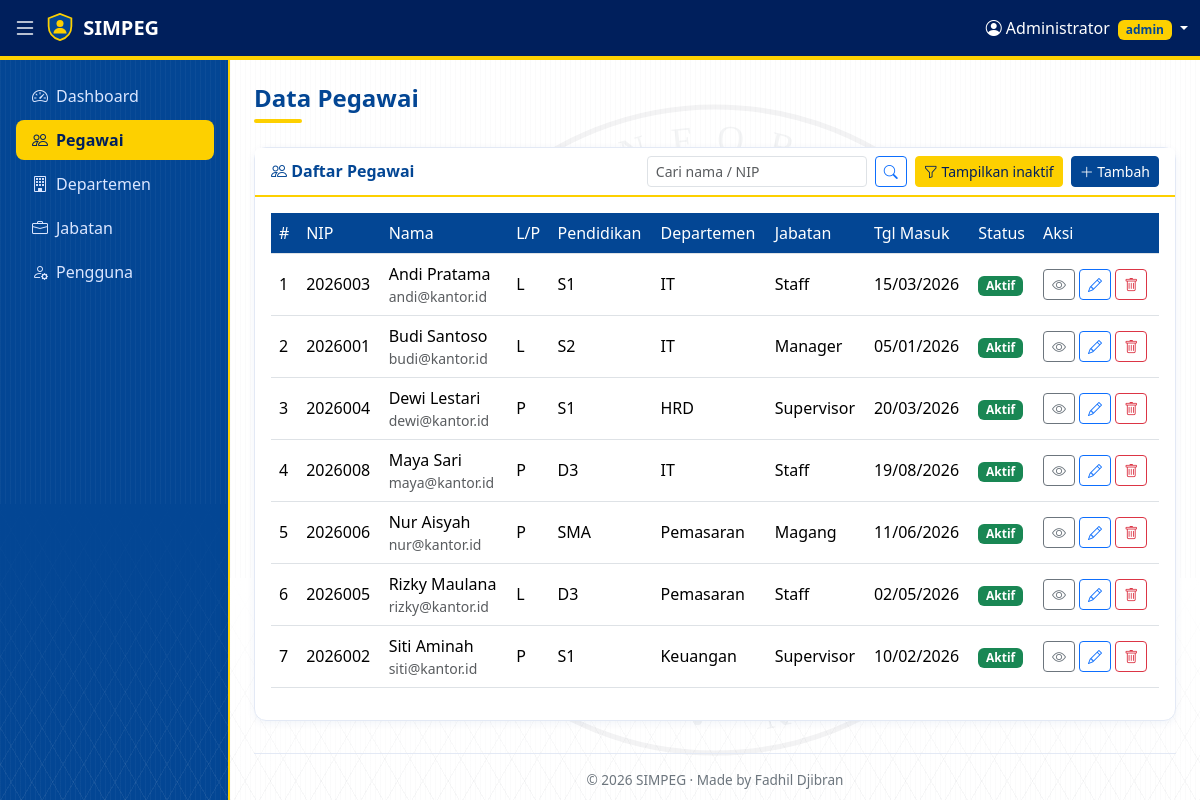
Screenshot of /pegawai.php (signed in) with the database file from the repository.
### tables this page shows
CREATE TABLE pegawai (
  id INT AUTO_INCREMENT PRIMARY KEY,
  nip VARCHAR(30) NOT NULL UNIQUE,
  nama VARCHAR(100) NOT NULL,
  jenis_kelamin ENUM('L','P') NOT NULL,
  tanggal_lahir DATE,
  pendidikan ENUM('SD','SMP','SMA','D3','S1','S2','S3'),
  alamat VARCHAR(255),
  no_hp VARCHAR(20),
  email VARCHAR(100),
  departemen_id INT,
  jabatan_id INT,
  tanggal_masuk DATE NOT NULL,
  aktif TINYINT(1) NOT NULL DEFAULT 1,
  FOREIGN KEY (departemen_id) REFERENCES departemen(id),
  FOREIGN KEY (jabatan_id) REFERENCES jabatan(id)
);

CREATE TABLE departemen (
  id INT AUTO_INCREMENT PRIMARY KEY,
  nama VARCHAR(100) NOT NULL,
  keterangan VARCHAR(255),
  aktif TINYINT(1) NOT NULL DEFAULT 1
);

CREATE TABLE jabatan (
  id INT AUTO_INCREMENT PRIMARY KEY,
  nama VARCHAR(100) NOT NULL,
  gaji_pokok DECIMAL(12,2) NOT NULL DEFAULT 0,
  aktif TINYINT(1) NOT NULL DEFAULT 1
);

### class/Pegawai.php (called while the page is built, shortened)
<?php
class Pegawai {
    private mysqli $db;
    public function __construct(mysqli $db) {
        $this->db = $db;
    }
    public function daftar(string $cari = '', bool $semua = false): mysqli_result {
        $st = $this->db->prepare('SELECT p.*, d.nama departemen, j.nama jabatan FROM pegawai p
            LEFT JOIN departemen d ON d.id = p.departemen_id
            LEFT JOIN jabatan j ON j.id = p.jabatan_id
            WHERE (p.nama LIKE ? OR p.nip LIKE ?) ' . ($semua ? '' : 'AND p.aktif = 1 ') . 'ORDER BY p.aktif DESC, p.nama');
        $like = "%$cari%";
        $st->execute([$like, $like]);
        return $st->get_result();
    }
}

### pegawai.php (the view, shortened to what this page needs)
<?php
require 'config.php';
require 'layout.php';
require 'class/Pegawai.php';
$pegawai = new Pegawai($db);
$edit = null;
$semua = isset($_GET['semua']);
$cari  = trim($_GET['cari'] ?? '');
$rows  = $pegawai->daftar($cari, $semua);
layout_atas('Data Pegawai', 'pegawai');
if ($edit):
    $opsi = fn($tabel, $pilih) => $db->query("SELECT id, nama, aktif FROM $tabel WHERE aktif = 1 OR id = " . (int)$pilih . ' ORDER BY nama');
?>
<div class="card mb-4"><div class="card-header d-flex justify-content-between align-items-center">
    <span><i class="bi bi-person-plus"></i> <?= $edit['id'] ? 'Edit' : 'Tambah' ?> Pegawai</span>
    <?= tombol_kembali('pegawai.php') ?>
  </div>
  <div class="card-body">
    <form method="post" class="row g-3">
      <?= csrf_field() ?>
      <input type="hidden" name="aksi" value="simpan">
      <input type="hidden" name="id" value="<?= e($edit['id']) ?>">
      <div class="col-md-4"><label class="form-label">NIP *</label><input name="nip" class="form-control" required value="<?= e($edit['nip']) ?>"></div>
      <div class="col-md-5"><label class="form-label">Nama Lengkap *</label><input name="nama" class="form-control" required value="<?= e($edit['nama']) ?>"></div>
      <div class="col-md-3"><label class="form-label">Jenis Kelamin *</label>
        <select name="jenis_kelamin" class="form-select" required>
          <option value="">- pilih -</option>
          <option value="L" <?= $edit['jenis_kelamin'] === 'L' ? 'selected' : '' ?>>Laki-laki</option>
          <option value="P" <?= $edit['jenis_kelamin'] === 'P' ? 'selected' : '' ?>>Perempuan</option>
        </select></div>
      <div class="col-md-4"><label class="form-label">Tanggal Lahir</label><input type="date" name="tanggal_lahir" class="form-control" value="<?= e($edit['tanggal_lahir']) ?>"></div>
      <div class="col-md-4"><label class="form-label">Pendidikan Terakhir *</label>
        <select name="pendidikan" class="form-select" required>
          <option value="">- pilih -</option>
          <?php foreach (Pegawai::PENDIDIKAN as $p): ?>
            <option <?= $edit['pendidikan'] === $p ? 'selected' : '' ?>><?= $p ?></option>
          <?php endforeach; ?>
        </select></div>
      <div class="col-md-4"><label class="form-label">No. HP</label><input name="no_hp" class="form-control" value="<?= e($edit['no_hp']) ?>"></div>
      <div class="col-md-4"><label class="form-label">Email</label><input type="email" name="email" class="form-control" value="<?= e($edit['email']) ?>"></div>
      <div class="col-md-8"><label class="form-label">Alamat</label><input name="alamat" class="form-control" value="<?= e($edit['alamat']) ?>"></div>
      <?php foreach (['departemen' => 'Departemen', 'jabatan' => 'Jabatan'] as $t => $label): ?>
      <div class="col-md-4"><label class="form-label"><?= $label ?></label>
        <select name="<?= $t ?>_id" class="form-select">
          <option value="">- pilih -</option>
          <?php foreach ($opsi($t, $edit[$t . '_id']) as $o): ?>
            <option value="<?= $o['id'] ?>" <?= $o['id'] == $edit[$t . '_id'] ? 'selected' : '' ?>><?= e($o['nama']) ?><?= $o['aktif'] ? '' : ' (inaktif)' ?></option>
          <?php endforeach; ?>
        </select></div>
      <?php endforeach; ?>
      <div class="col-md-4"><label class="form-label">Tanggal Masuk *</label><input type="date" name="tanggal_masuk" class="form-control" required value="<?= e($edit['tanggal_masuk']) ?>"></div>
      <div class="col-12">
        <button class="btn btn-primary"><i class="bi bi-save"></i> Simpan</button>
        <a href="pegawai.php" class="btn btn-light">Batal</a>
      </div>
    </form>
  </div>
</div>
<?php else: ?>
<div class="card"><div class="card-header d-flex flex-wrap gap-2 justify-content-between align-items-center">
    <span><i class="bi bi-people"></i> Daftar Pegawai</span>
    <div class="d-flex flex-wrap gap-2">
      <form class="d-flex gap-2">
        <input name="cari" class="form-control form-control-sm" placeholder="Cari nama / NIP" value="<?= e($cari) ?>">
        <button class="btn btn-sm btn-outline-primary"><i class="bi bi-search"></i></button>
      </form>
      <a href="?<?= $semua ? '' : 'semua=1' ?>" class="btn btn-sm btn-warning"><i class="bi bi-funnel"></i> <?= $semua ? 'Hanya aktif' : 'Tampilkan inaktif' ?></a>
      <?php if (is_admin()): ?><a href="?tambah=1" class="btn btn-sm btn-primary"><i class="bi bi-plus-lg"></i> Tambah</a><?php endif; ?>
    </div>
  </div>
  <div class="card-body table-responsive">
    <table class="table table-hover align-middle">
      <thead><tr><th>#</th><th>NIP</th><th>Nama</th><th>L/P</th><th>Pendidikan</th><th>Departemen</th><th>Jabatan</th><th>Tgl Masuk</th><th>Status</th><th>Aksi</th></tr></thead>
      <tbody>
      <?php $no = 1; foreach ($rows as $r): ?>
        <tr class="<?= $r['aktif'] ? '' : 'inaktif' ?>">
          <td><?= $no++ ?></td><td><?= e($r['nip']) ?></td>
          <td><?= e($r['nama']) ?><div class="small text-muted"><?= e($r['email']) ?></div></td>
          <td><?= $r['jenis_kelamin'] ?></td><td><?= e($r['pendidikan'] ?? '-') ?></td>
          <td><?= e($r['departemen'] ?? '-') ?></td><td><?= e($r['jabatan'] ?? '-') ?></td>
          <td><?= date('d/m/Y', strtotime($r['tanggal_masuk'])) ?></td>
          <td><?= badge_status($r['aktif']) ?></td>
          <td class="text-nowrap">
            <a href="pegawai_detail.php?id=<?= $r['id'] ?>" class="btn btn-sm btn-outline-secondary" title="Lihat detail"><i class="bi bi-eye"></i></a>
            <?php if (is_admin()): ?>
            <?php if ($r['aktif']): ?><a href="?edit=<?= $r['id'] ?>" class="btn btn-sm btn-outline-primary" title="Edit"><i class="bi bi-pencil"></i></a><?php endif; ?>
            <?= tombol_status($r['id'], $r['aktif']) ?>
            <?php endif; ?>
          </td>
        </tr>
      <?php endforeach; ?>
      </tbody>
    </table>
  </div>
</div>
<?php endif; ?>
<?php layout_bawah();

### layout.php (shortened to what this page needs)
<?php
function layout_atas($judul, $menu) {
    $u = $_SESSION['user'];
    $items = [
        'dashboard'  => ['index.php', 'bi-speedometer2', 'Dashboard'],
        'pegawai'    => ['pegawai.php', 'bi-people', 'Pegawai'],
        'departemen' => ['departemen.php', 'bi-building', 'Departemen'],
        'jabatan'    => ['jabatan.php', 'bi-briefcase', 'Jabatan'],
    ];
    if (is_admin()) $items['users'] = ['users.php', 'bi-person-gear', 'Pengguna'];
?>
<!DOCTYPE html>
<html lang="id">
<head>
<link href="assets/bootstrap/bootstrap.min.css" rel="stylesheet">
<link href="assets/bootstrap-icons/bootstrap-icons.min.css" rel="stylesheet">
<link href="style.css?v=<?= filemtime(__DIR__ . "/style.css") ?>" rel="stylesheet">
</head>
<body class="app">
<nav class="navbar navbar-dark topbar sticky-top">
  <div class="container-fluid">
    <button class="btn btn-link text-white me-2 p-0" id="toggleSidebar" title="Buka/tutup sidebar" aria-label="Buka/tutup sidebar"><i class="bi bi-list fs-4"></i></button>
    <span class="navbar-brand fw-bold"><img src="favicon.svg?v=<?= filemtime(__DIR__ . "/favicon.svg") ?>" alt="" class="logo me-1"> SIMPEG</span>
    <div class="dropdown ms-auto">
      <a class="text-white text-decoration-none dropdown-toggle" href="#" data-bs-toggle="dropdown">
        <i class="bi bi-person-circle"></i> <?= e($u['nama']) ?>
        <span class="badge bg-kuning text-biru ms-1"><?= e($u['role']) ?></span>
      </a>
    </div>
  </div>
</nav>
<div class="d-flex isi">
  <div class="offcanvas-lg offcanvas-start sidebar" id="sidebar">
    <ul class="nav flex-column p-3 w-100">
      <?php foreach ($items as $key => [$url, $icon, $label]): ?>
        <li class="nav-item"><a class="nav-link <?= $key === $menu ? 'active' : '' ?>" href="<?= $url ?>"><i class="bi <?= $icon ?> me-2"></i><?= $label ?></a></li>
      <?php endforeach; ?>
    </ul>
  </div>
  <main class="flex-grow-1 p-4">
    <h4 class="judul-halaman mb-4"><?= e($judul) ?></h4>
<?php
}
function layout_bawah($script = '') {
?>
    <footer class="footer">&copy; 2026 SIMPEG &middot; Made by Fadhil Djibran</footer>
  </main>
</div>
</body>
</html>
<?php
}

### config.php (shortened to what this page needs)
<?php
function e($s) { return htmlspecialchars((string)$s, ENT_QUOTES, 'UTF-8'); }
function is_admin() { return ($_SESSION['user']['role'] ?? '') === 'admin'; }
function csrf_field() { return '<input type="hidden" name="csrf" value="' . $_SESSION['csrf'] . '">'; }
function tombol_status($id, $aktif) {
    $aksi = $aktif ? 'hapus' : 'pulihkan';
    $btn  = $aktif
        ? '<button class="btn btn-sm btn-outline-danger" title="Hapus (inaktifkan)"><i class="bi bi-trash"></i></button>'
        : '<button class="btn btn-sm btn-outline-success" title="Pulihkan"><i class="bi bi-arrow-counterclockwise"></i></button>';
    $konfirmasi = $aktif ? 'Data akan dinonaktifkan. Lanjutkan?' : 'Aktifkan kembali data ini?';
    $warna = $aktif ? 'danger' : 'success';
    return "<form method=\"post\" class=\"d-inline\" data-confirm=\"$konfirmasi\" data-btn=\"$warna\">" . csrf_field() .
           "<input type=\"hidden\" name=\"aksi\" value=\"$aksi\"><input type=\"hidden\" name=\"id\" value=\"" . (int)$id . "\">$btn</form>";
}
function badge_status($aktif) {
    return $aktif ? '<span class="badge bg-success">Aktif</span>' : '<span class="badge bg-secondary">Inaktif</span>';
}

### style.css (style rules this page uses)
:root { --biru: #034694; --biru-tua: #001f5c; --kuning: #fdd000; }
body { background: #fff; color: #1c2434; }
.text-biru { color: var(--biru) !important; }
.bg-kuning { background: var(--kuning) !important; }
.topbar { background: var(--biru-tua); border-bottom: 4px solid var(--kuning); }
.sidebar { background: linear-gradient(var(--kuning), var(--kuning)) right 0 top 0 / 2px 100% no-repeat, linear-gradient(to bottom, var(--biru), rgba(3,70,148,0)) bottom / 100% 40% no-repeat, repeating-linear-gradient(60deg, rgba(255,255,255,.06) 0 1px, transparent 1px 18px) bottom / 100% 40% no-repeat, repeating-linear-gradient(-60deg, rgba(255,255,255,.06) 0 1px, transparent 1px 18px) bottom / 100% 40% no-repeat, repeating-linear-gradient(90deg, rgba(255,255,255,.035) 0 1px, transparent 1px 5px), var(--biru) !important; }
.sidebar { min-height: calc(100vh - 60px); flex: 0 0 230px; width: 230px; }
@media (min-width: 992px) { .app { height: 100vh; display: flex; flex-direction: column; overflow: hidden; } }
@media (min-width: 992px) { .app .isi { flex: 1; min-height: 0; } }
@media (min-width: 992px) { .app main { overflow-y: auto; } }
@media (min-width: 992px) { .sidebar { min-height: 0; overflow-y: auto; transition: margin-left .25s ease; } }
.sidebar .nav-link { white-space: nowrap; color: #dbe6ff; border-radius: 8px; margin-bottom: 4px; }
.sidebar .nav-link.active { background: var(--kuning); color: var(--biru-tua); font-weight: 600; }
main { min-width: 0; bottom / 100% 30% no-repeat, repeating-linear-gradient(-60deg, rgba(28,36,52,.035) 0 1px, transparent 1px 22px) bottom / 100% 30% no-repeat, repeating-linear-gradient(90deg, rgba(28,36,52,.018) 0 1px, transparent 1px 5px), #fff; }
.judul-halaman { color: var(--biru); font-weight: 700; }
.judul-halaman::after { content: ""; display: block; width: 48px; height: 4px; margin-top: 6px; background: var(--kuning); border-radius: 2px; }
.card { border: 1px solid #e3e9f5; border-radius: 12px; box-shadow: 0 2px 8px rgba(3,70,148,.06); }
.card-header { background: #fff; border-bottom: 2px solid var(--kuning); font-weight: 600; color: var(--biru); }
.btn-primary { background: var(--biru); border-color: var(--biru); }
.btn-warning { background: var(--kuning); border-color: var(--kuning); color: var(--biru-tua); }
.table thead th { background: var(--biru); color: #fff; font-weight: 500; }
.footer { margin-top: 2rem; padding-top: 1rem; border-top: 1px solid #e3e9f5; color: #6c757d; font-size: .85rem; text-align: center; }
.logo { width: 28px; height: 28px; vertical-align: -6px; }

### rows the page displays
pegawai: nip "2026003", nama "Andi Pratama", email "andi@kantor.id", jenis_kelamin "L", pendidikan "S1", departemen.nama "IT", jabatan.nama "Staff", tanggal_masuk "15/03/2026", aktif "Aktif"
pegawai: nip "2026001", nama "Budi Santoso", email "budi@kantor.id", jenis_kelamin "L", pendidikan "S2", departemen.nama "IT", jabatan.nama "Manager", tanggal_masuk "05/01/2026", aktif "Aktif"
pegawai: nip "2026004", nama "Dewi Lestari", email "dewi@kantor.id", jenis_kelamin "P", pendidikan "S1", departemen.nama "HRD", jabatan.nama "Supervisor", tanggal_masuk "20/03/2026", aktif "Aktif"
pegawai: nip "2026008", nama "Maya Sari", email "maya@kantor.id", jenis_kelamin "P", pendidikan "D3", departemen.nama "IT", jabatan.nama "Staff", tanggal_masuk "19/08/2026", aktif "Aktif"
pegawai: nip "2026006", nama "Nur Aisyah", email "nur@kantor.id", jenis_kelamin "P", pendidikan "SMA", departemen.nama "Pemasaran", jabatan.nama "Magang", tanggal_masuk "11/06/2026", aktif "Aktif"
pegawai: nip "2026005", nama "Rizky Maulana", email "rizky@kantor.id", jenis_kelamin "L", pendidikan "D3", departemen.nama "Pemasaran", jabatan.nama "Staff", tanggal_masuk "02/05/2026", aktif "Aktif"
pegawai: nip "2026002", nama "Siti Aminah", email "siti@kantor.id", jenis_kelamin "P", pendidikan "S1", departemen.nama "Keuangan", jabatan.nama "Supervisor", tanggal_masuk "10/02/2026", aktif "Aktif"

### other values shown
$u['nama'] "Administrator"
$u['role'] "admin"
$label "Dashboard"
$label "Pegawai"
$label "Departemen"
$label "Jabatan"
$label "Pengguna"
$judul "Data Pegawai"
